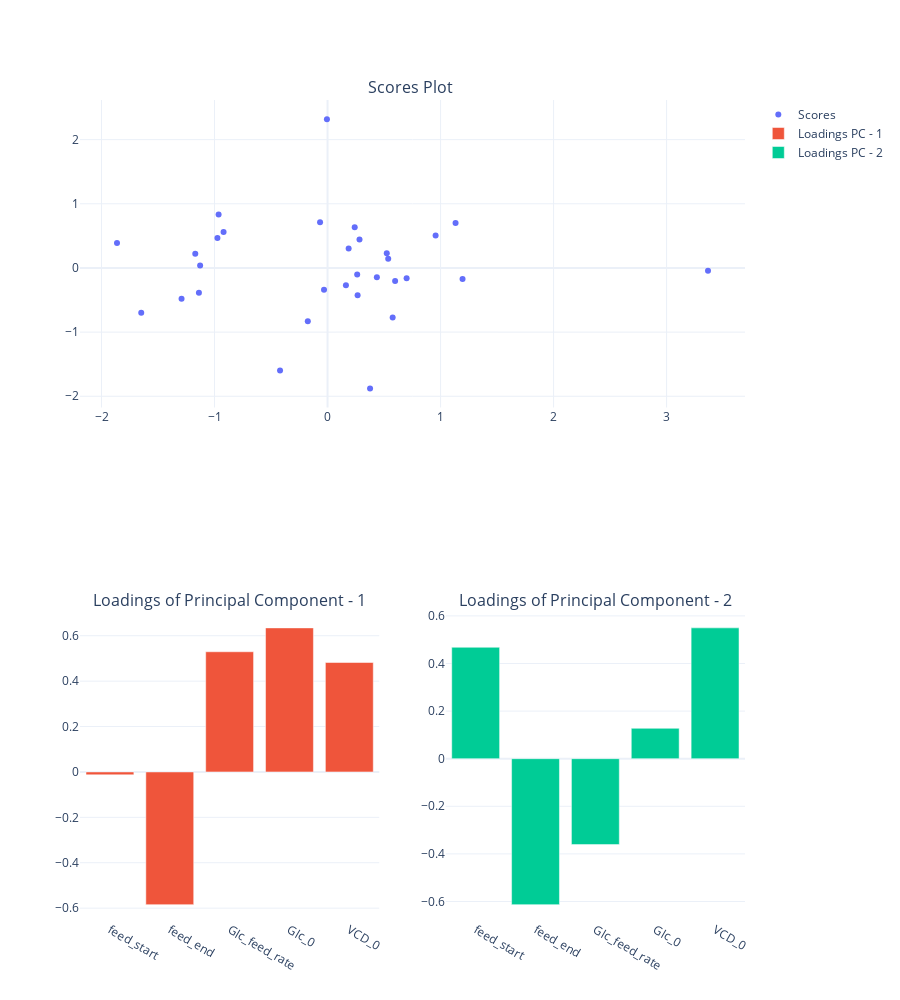

The notebook cell saved with this chart:
### Markdown cell above
### PCA

### Code cell
plot_pls_scores(pipe, pc_x_axis=1, pc_y_axis=2)

### Figure 1 — Plotly figure (JSON) as saved in the notebook; plotly's stock layout.template omitted (floating-point values rounded to 4 significant figures)
{"data": [{"mode": "markers", "name": "Scores", "type": "scatter", "x": [-1.17, -1.863, -0.964, -0.4204, 0.1867, 0.9561, -0.005616, 0.5367, 0.3761, 1.133, -0.03127, 0.2826, 0.6996, 1.194, 0.5978, -0.06627, 0.2659, -1.128, -0.9744, 0.524, 0.5761, -1.649, 0.2403, 3.366, -1.138, 0.1625, -1.292, 0.2623, -0.1748, -0.9201, 0.4364], "xaxis": "x", "y": [0.2224, 0.3896, 0.8348, -1.598, 0.303, 0.5046, 2.32, 0.1454, -1.877, 0.7019, -0.3392, 0.4421, -0.1607, -0.1741, -0.2037, 0.7106, -0.4256, 0.03732, 0.4665, 0.229, -0.7726, -0.6992, 0.634, -0.0431, -0.3861, -0.2694, -0.479, -0.101, -0.8305, 0.5609, -0.1431], "yaxis": "y"}, {"name": "Loadings PC - 1", "type": "bar", "x": ["feed_start", "feed_end", "Glc_feed_rate", "Glc_0", "VCD_0"], "xaxis": "x2", "y": [-0.01274, -0.5845, 0.5294, 0.6346, 0.4821], "yaxis": "y2"}, {"name": "Loadings PC - 2", "type": "bar", "x": ["feed_start", "feed_end", "Glc_feed_rate", "Glc_0", "VCD_0"], "xaxis": "x3", "y": [0.4681, -0.6132, -0.361, 0.1276, 0.5496], "yaxis": "y3"}], "layout": {"annotations": [{"font": {"size": 16}, "showarrow": false, "text": "Scores Plot ", "x": 0.5, "xanchor": "center", "xref": "paper", "y": 1, "yanchor": "bottom", "yref": "paper"}, {"font": {"size": 16}, "showarrow": false, "text": "Loadings of Principal Component - 1", "x": 0.225, "xanchor": "center", "xref": "paper", "y": 0.375, "yanchor": "bottom", "yref": "paper"}, {"font": {"size": 16}, "showarrow": false, "text": "Loadings of Principal Component - 2", "x": 0.775, "xanchor": "center", "xref": "paper", "y": 0.375, "yanchor": "bottom", "yref": "paper"}], "height": 1000, "xaxis": {"anchor": "y", "domain": [0, 1]}, "xaxis2": {"anchor": "y2", "domain": [0, 0.45]}, "xaxis3": {"anchor": "y3", "domain": [0.55, 1]}, "yaxis": {"anchor": "x", "domain": [0.625, 1]}, "yaxis2": {"anchor": "x2", "domain": [0, 0.375]}, "yaxis3": {"anchor": "x3", "domain": [0, 0.375]}}}
